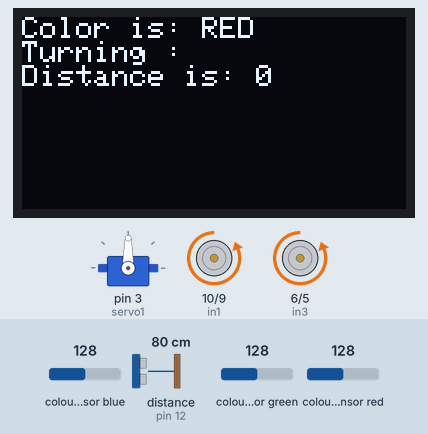
Bench run of a sketch on a simulated Arduino Uno, built with avr-gcc and run on an emulated ATmega328P. Parts: servo, 128×64 one-colour display, motor-driver pin pairs drawn as motors (green arrow = first pin HIGH = forward, orange = second pin HIGH = backward, longer = more drive, scaled by the enable pin). Wiring (inferred from the names in the program): TCS3200 colour sensor: output pin 2; S2 A2; S3 A3; S1 A1; ultrasonic range finder: trigger pin 11; echo pin 12. Inputs (shaded band) come from the test bench; at power-on: distance to the obstacle (sensor on pin 12) 80 cm, colour sensor red 128, colour sensor blue 128, colour sensor green 128. The echo pulse lasts 58.3 µs per cm; what the sketch prints to the serial monitor is not drawn.

Above: at 1.2 s.
1.3 s: distance to the obstacle (sensor on pin 12) set to 24 cm
At 11.9 s:
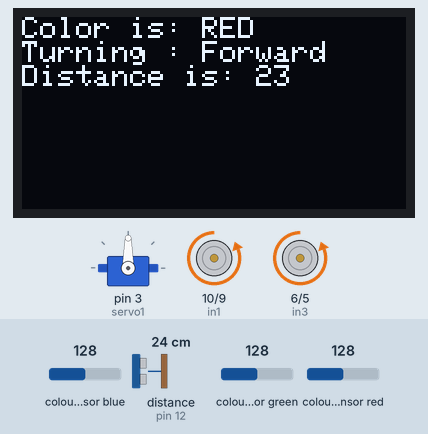
12.2 s: distance to the obstacle (sensor on pin 12) set to 19 cm
At 17.2 s:
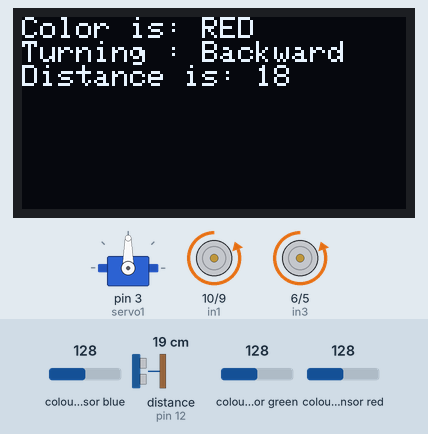
17.5 s: colour sensor red set to 5
At 23.2 s:
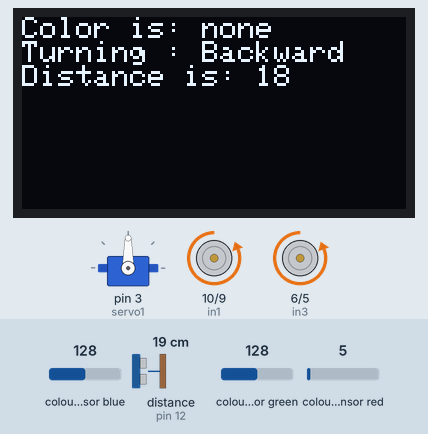
23.5 s: distance to the obstacle (sensor on pin 12) set to 35 cm
At 33.4 s:
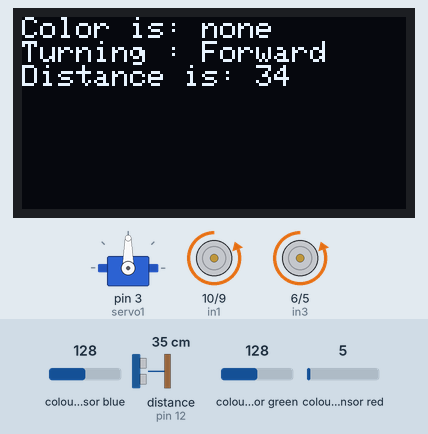
33.9 s: distance to the obstacle (sensor on pin 12) set to 2 cm
At 36.0 s:
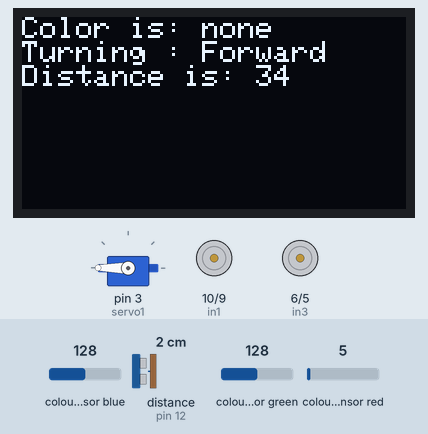
Timing chart, 0 to 39.6 s (numbered marks = the images above; inputs shaded):
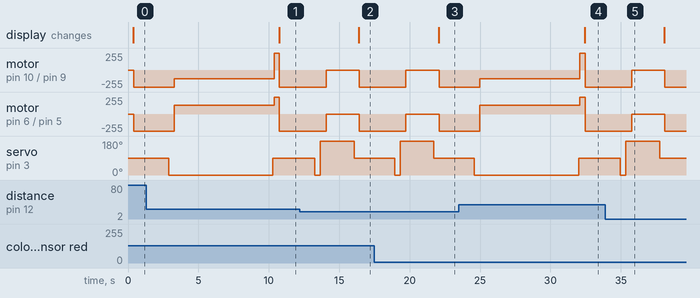

Measured:
- the behaviour switches between 22 and 21 cm on distance to the obstacle (sensor on pin 12) (found by bisection; images 1 and 2)
- after the input at 1.3 s, the display: changes after 9.4 s (image 1)
- after the input at 12.2 s, motor on pin 10 (in1) / pin 9 (in2), motor on pin 6 (in3) / pin 5 (in4): backward 255/255 → stopped after 1.9 s, → backward 255/255 2.4 s later; the display: changes after 4.2 s (image 2)
- after the input at 17.5 s, the display: changes after 4.6 s (image 3)
- after the input at 23.5 s, the display: changes after 8.9 s (image 4)
- after the input at 33.9 s, motor on pin 10 (in1) / pin 9 (in2), motor on pin 6 (in3) / pin 5 (in4): backward 255/255 → stopped after 1.9 s, → backward 255/255 2.4 s later

The sketch:

Final_P.ino
```cpp
/*  Five - One

     Karan, Jestin, Shrishti, Navya, Sachin
    We've created an obstacle avoiding robot which uses an ultrasonic sensor to detect obstacled in its path,
    It displays the distance of each route and also the turnings and the route color.
    It also has an color sensor which helps avoid unaccessiable routes by detecting its color convention.

    Our code uses:-
    functions
    global and local variables
    control statements like while, for and simple if loops.
*/


#include <Servo.h>

Servo servo1;  // create servo object to control a servo
// twelve servo objects can be created on most boards

int pos = 90;    // variable to store the servo position

int trigPin = 11, echoPin = 12, vcc , gnd ; //US
long duration , cm ;


#define S0 4    // color sensor
#define S1 A1
#define S2 A2
#define S3 A3
#define sensorOut 2

int frequency = 0;
int r, b, g, c = 0;
String color = "";
String turn = "";


#include <SPI.h> //OLED
#include <Wire.h>
#include <Adafruit_SSD1306.h>
#define OLED_RESET 4
Adafruit_SSD1306 display(OLED_RESET);


void setup() {
  servo1.attach(3); //set pulse width range from 500 to 2500 microseconds(default value for Arduino servo library)
  pinMode(10, OUTPUT);  //in1
  pinMode(9, OUTPUT);    //in2
  pinMode(8, OUTPUT); //en1
  pinMode(7, OUTPUT); //en2
  pinMode(6, OUTPUT);     //in3
  pinMode(5, OUTPUT);  //in4
  Serial.begin (9600);
  pinMode(trigPin, OUTPUT);
  pinMode(echoPin, INPUT);

  pinMode(S0, OUTPUT);
  pinMode(S1, OUTPUT);
  pinMode(S2, OUTPUT);
  pinMode(S3, OUTPUT);
  pinMode(sensorOut, INPUT);

  // Setting frequency-scaling to 20%
  digitalWrite(S0, HIGH);
  digitalWrite(S1, LOW);
  Serial.begin(9600);
  display.begin(SSD1306_SWITCHCAPVCC, 0x3C);
}

void loop()
{
  servo1.write(90);
  color_sensor();
  if (c == 1)
  {
    backward();
    rl();
  }
  else if (c == 3)
  {
    s();
    exit(0);
  }
  else
  {
    servo1.write(90);
    delay(100);
    ultrasonic();
    if (cm > 20)
    {
      forward();
    }
    else
    {
      rl();
    }
  }
}

void ultrasonic()
{
  digitalWrite(trigPin, LOW); delayMicroseconds(5);
  digitalWrite(trigPin, HIGH); delayMicroseconds(10);
  digitalWrite(trigPin, LOW);
  //pinMode(echoPin, INPUT);
  duration = pulseIn(echoPin, HIGH);
  cm = (duration / 2) / 29.1;
  Serial.print(cm); Serial.println("cm");
  delay(100);
}

void forward()
{
  digitalWrite(10, HIGH); //FORWARD DIRECTON
  digitalWrite(9, LOW);
  digitalWrite(8, HIGH);
  digitalWrite(7, HIGH);
  digitalWrite(6, HIGH);
  digitalWrite(5, LOW);
  turn = "Forward";
}

void backward()
{
  for (int i = 0; i <= 4; i++)
  {
    digitalWrite(10, LOW); //BACKWARD DIRECTON
    digitalWrite(9, HIGH);
    digitalWrite(8, HIGH);
    digitalWrite(7, HIGH);
    digitalWrite(6, LOW);
    digitalWrite(5, HIGH);
    delay(500);
    turn = "Backward";
  }
}

void s()
{ digitalWrite(10, HIGH); //STOP
  digitalWrite(9, LOW);
  digitalWrite(8, LOW);
  digitalWrite(7, LOW);
  digitalWrite(6, HIGH);
  digitalWrite(5, LOW);
  delay(2000);
}

void right() {
  digitalWrite(10, LOW); //right
  analogWrite(9, 130);
  digitalWrite(8, HIGH);
  digitalWrite(7, HIGH);
  analogWrite(6, 130);
  digitalWrite(5, LOW);
  delay(1000);
  turn = "Right";
}

void left() {
  analogWrite(10, 130);
  digitalWrite(9, LOW);   //left
  digitalWrite(8, HIGH);
  digitalWrite(7, HIGH);
  digitalWrite(6, LOW);
  analogWrite(5, 130);
  delay(1000);
  turn = "Left";
}

void rl()
{
  servo1.write(0);
  delay(300);
  ultrasonic();
  if (cm > 20)
  {
    for (int i = 0; i <= 6; i++)
    {
      right();
    }
    servo1.write(90);
    delay(100);
    forward();
  }
  else
  {
    servo1.write(180);
    delay(300);
    ultrasonic();
    if (cm > 20)
    {
      for (int i = 0; i <= 7; i++)
      {
        left();
      }
      servo1.write(90);
      forward();
    }
    else
    {
      s();
    }
  }
}

void color_sensor()
{
  display.setTextSize(1);
  display.setTextColor(WHITE);
  display.setCursor(0, 0);
  display.clearDisplay();
  color_read();
  display.print("Color is: "); display.println(color);
  display.print("Turning : "); display.println(turn);
  display.print("Distance is: "); display.println(cm);
  display.display();

  // Setting red filtered photodiodes to be read
  digitalWrite(S2, LOW);
  digitalWrite(S3, LOW);

  // Reading the output frequency
  frequency = pulseIn(sensorOut, LOW);

  //Remap
  // frequency = map(frequency, 25, 70, 255, 0);

  // Printing the value on the serial monitor
  Serial.print("R = "); // printing name
  Serial.print(frequency); // printing RED color frequency
  Serial.print(" ");
  delay(10);

  // Setting green filtered photodoides to be read
  digitalWrite(S2, HIGH);
  digitalWrite(S3, HIGH);

  //Reading the output frequncy
  frequency = pulseIn(sensorOut, LOW);

  //Remap
  // frequency = map(frequency, 25, 70, 255, 0);

  //Printing the value on the serail monitor
  Serial.print("G =  "); // printing the name
  Serial.print(frequency); // printing GREEN color frequency
  Serial.print(" ");
  delay(10);

  //Setting blue filtered photodoide to be read
  digitalWrite(S2, LOW);
  digitalWrite(S3, HIGH);

  //Reading the output frequency
  frequency = pulseIn(sensorOut, LOW);

  //Remap
  //  frequency = map(frequency, 25, 70, 255, 0);

  //Printing the value on the serial monitor
  Serial.print(" B = "); //printing the name
  Serial.print(frequency); //printing BLUE color frrequency
  Serial.print(" ");
  delay(10);
  Serial.println();
}

void color_read() {
  // Setting red filtered photodiodes to be read
  digitalWrite(S2, LOW);
  digitalWrite(S3, LOW);

  // Reading the output frequency
  frequency = pulseIn(sensorOut, LOW);

  //Remap
  // frequency = map(frequency, 25, 70, 255, 0);

  r = frequency; // Printing the value on the serial monitor

  delay(100);

  // Setting green filtered photodoides to be read
  digitalWrite(S2, HIGH);
  digitalWrite(S3, HIGH);

  //Reading the output frequncy
  frequency = pulseIn(sensorOut, LOW);

  //Remap
  // frequency = map(frequency, 25, 70, 255, 0);

  //Printing the value on the serail monitor
  g = frequency;
  delay(100);

  //Setting blue filtered photodoide to be read
  digitalWrite(S2, LOW);
  digitalWrite(S3, HIGH);

  //Reading the output frequency
  frequency = pulseIn(sensorOut, LOW);

  //Remap
  //  frequency = map(frequency, 25, 70, 255, 0);

  //Printing the value on the serial monitor
  b = frequency;
  delay(100);
  /*
    if ((((r >= 45)) && (r <= 65)) && ((g >= 145) && (g <= 170)) && ((b >= 120) && (b <= 140)))
    {
      color = "RED";
    }
    else  if ((((r >= 100)) && (r <= 120)) && ((g >= 75) && (g <= 90)) && ((b >= 120) && (b <= 140)))
    {
      color = "GREEN";
    }
    else if ((((r >= 85)) && (r <= 100)) && ((g >= 80) && (g <= 100)) && ((b >= 55) && (b <= 70)))
    { color = "BLUE";
    }
    //else
      //color = "FLOOR";
  */
  /* if (r >= 30 && r <= 57)
    {
     color = "RED";
     c=1;
    }
    else if (g >= 45 && g <= 82)
    {
     color = "GREEN";
     c=2;
    }
    else if (b >= 40 && b <= 80)
    {
     color = "BLUE";
     c=3;
    }
    else
    {
     color="none";
    }*/
  if (r <= 44)
  {
    color = "RED";
    c = 1;
  }
  else if (g >= 45 && g <= 82)
  {
    color = "GREEN";
    c = 2;
  }
  else if (b >= 40 && b <= 90)
  {
    color = "BLUE";
    c = 3;
  }
  else
  {
    color = "none";
  }
}
```
